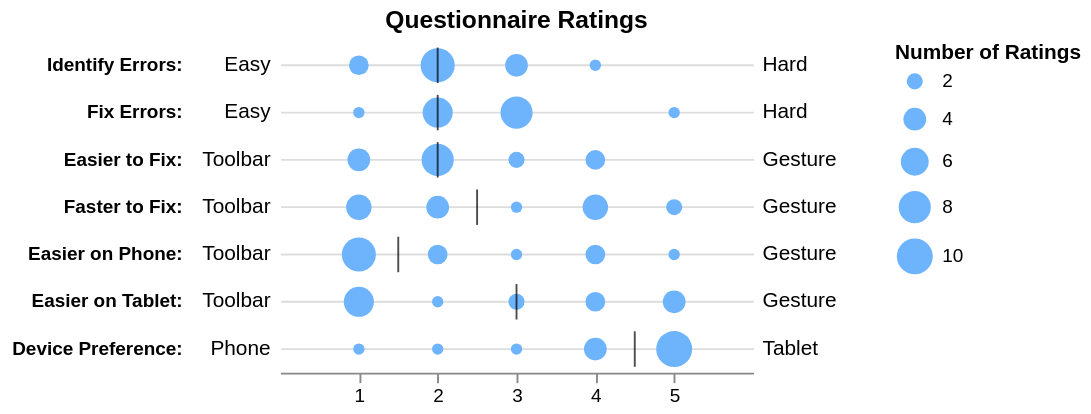

Here is the Vega-Lite specification saved for this chart:
### Vega specification from a JSON file in a GitHub repository (floating-point values rounded to 4 significant figures; data arrays with more than 128 entries replaced by an {"elided": "..."} marker saying what was removed)
{"$schema": "https://vega.github.io/schema/vega/v5.json", "description": "Likert Scale Ratings Distributions and Medians. (Figure 9 from @jhoffswell and @zcliu's ['Interactive Repair of Tables Extracted from PDF Documents on Mobile Devices'](https://idl.cs.washington.edu/files/2019-InteractiveTableRepair-CHI.pdf))", "background": "white", "padding": 5, "width": 250, "height": 175, "title": {"text": "Questionnaire Ratings", "frame": "group"}, "style": "cell", "encode": {"update": {"stroke": {"value": null}}}, "data": [{"name": "medians", "values": [{"name": "Identify Errors:", "median": 2.0, "lo": "Easy", "hi": "Hard"}, {"name": "Fix Errors:", "median": 2, "lo": "Easy", "hi": "Hard"}, {"name": "Easier to Fix:", "median": 2.0, "lo": "Toolbar", "hi": "Gesture"}, {"name": "Faster to Fix:", "median": 2.5, "lo": "Toolbar", "hi": "Gesture"}, {"name": "Easier on Phone:", "median": 1.5, "lo": "Toolbar", "hi": "Gesture"}, {"name": "Easier on Tablet:", "median": 3.0, "lo": "Toolbar", "hi": "Gesture"}, {"name": "Device Preference:", "median": 4.5, "lo": "Phone", "hi": "Tablet"}]}, {"name": "values", "values": {"elided": "170 records"}}, {"name": "data_0", "source": "medians", "transform": [{"type": "filter", "expr": "isValid(datum[\"median\"]) && isFinite(+datum[\"median\"])"}]}, {"name": "data_1", "source": "values", "transform": [{"type": "filter", "expr": "datum.name != 'Toolbar_First'"}, {"type": "filter", "expr": "datum.name != 'Tablet_First'"}, {"type": "filter", "expr": "datum.name != 'Participant ID'"}, {"type": "aggregate", "groupby": ["value", "name"], "ops": ["count"], "fields": [null], "as": ["__count"]}, {"type": "filter", "expr": "isValid(datum[\"value\"]) && isFinite(+datum[\"value\"])"}]}], "marks": [{"name": "layer_0_marks", "type": "symbol", "style": ["circle"], "from": {"data": "data_1"}, "encode": {"update": {"fill": {"value": "#6EB4FD"}, "ariaRoleDescription": {"value": "circle"}, "description": {"signal": "\"value: \" + (format(datum[\"value\"], \"\")) + \"; name: \" + (isValid(datum[\"name\"]) ? datum[\"name\"] : \"\"+datum[\"name\"]) + \"; Number of Ratings: \" + (format(datum[\"__count\"], \"\"))"}, "x": {"scale": "x", "field": "value"}, "y": {"scale": "y", "field": "name", "band": 0.5}, "size": {"scale": "size", "field": "__count"}, "shape": {"value": "circle"}}}}, {"name": "layer_1_marks", "type": "rect", "style": ["tick"], "from": {"data": "data_0"}, "encode": {"update": {"opacity": {"value": 0.7}, "fill": {"value": "black"}, "ariaRoleDescription": {"value": "tick"}, "description": {"signal": "\"median: \" + (format(datum[\"median\"], \"\")) + \"; name: \" + (isValid(datum[\"name\"]) ? datum[\"name\"] : \"\"+datum[\"name\"])"}, "width": {"value": 1}, "xc": {"scale": "x", "field": "median"}, "yc": {"scale": "y", "field": "name", "band": 0.5}, "height": {"signal": "0.75 * bandwidth('y')"}}}}, {"name": "layer_2_marks", "type": "text", "style": ["text"], "from": {"data": "medians"}, "encode": {"update": {"align": {"value": "right"}, "fill": {"value": "black"}, "description": {"signal": "\"name: \" + (isValid(datum[\"name\"]) ? datum[\"name\"] : \"\"+datum[\"name\"]) + \"; lo: \" + (isValid(datum[\"lo\"]) ? datum[\"lo\"] : \"\"+datum[\"lo\"])"}, "x": {"value": -5}, "y": {"scale": "y", "field": "name", "band": 0.5}, "text": {"signal": "isValid(datum[\"lo\"]) ? datum[\"lo\"] : \"\"+datum[\"lo\"]"}, "baseline": {"value": "middle"}}}}, {"name": "layer_3_marks", "type": "text", "style": ["text"], "from": {"data": "medians"}, "encode": {"update": {"align": {"value": "left"}, "fill": {"value": "black"}, "description": {"signal": "\"name: \" + (isValid(datum[\"name\"]) ? datum[\"name\"] : \"\"+datum[\"name\"]) + \"; hi: \" + (isValid(datum[\"hi\"]) ? datum[\"hi\"] : \"\"+datum[\"hi\"])"}, "x": {"value": 255}, "y": {"scale": "y", "field": "name", "band": 0.5}, "text": {"signal": "isValid(datum[\"hi\"]) ? datum[\"hi\"] : \"\"+datum[\"hi\"]"}, "baseline": {"value": "middle"}}}}], "scales": [{"name": "x", "type": "linear", "domain": [0, 6], "range": [0, {"signal": "width"}], "zero": true}, {"name": "y", "type": "band", "domain": {"fields": [{"data": "data_1", "field": "name"}, {"data": "data_0", "field": "name"}, {"data": "medians", "field": "name"}]}, "range": [0, {"signal": "height"}], "paddingInner": 0, "paddingOuter": 0}, {"name": "size", "type": "linear", "domain": {"data": "data_1", "field": "__count"}, "range": [0, 361], "zero": true}], "axes": [{"scale": "y", "orient": "left", "grid": true, "offset": 50, "gridScale": "x", "domain": false, "labels": false, "aria": false, "maxExtent": 0, "minExtent": 0, "ticks": false, "zindex": 0}, {"scale": "x", "orient": "bottom", "grid": false, "values": [1, 2, 3, 4, 5], "labelFlush": true, "labelOverlap": true, "zindex": 0}, {"scale": "y", "orient": "left", "grid": false, "domain": false, "labelFontWeight": "bold", "offset": 50, "ticks": false, "zindex": 0}], "legends": [{"offset": 75, "title": "Number of Ratings", "size": "size", "symbolType": "circle", "encode": {"symbols": {"update": {"fill": {"value": "#6EB4FD"}, "stroke": {"value": "transparent"}}}}}]}
